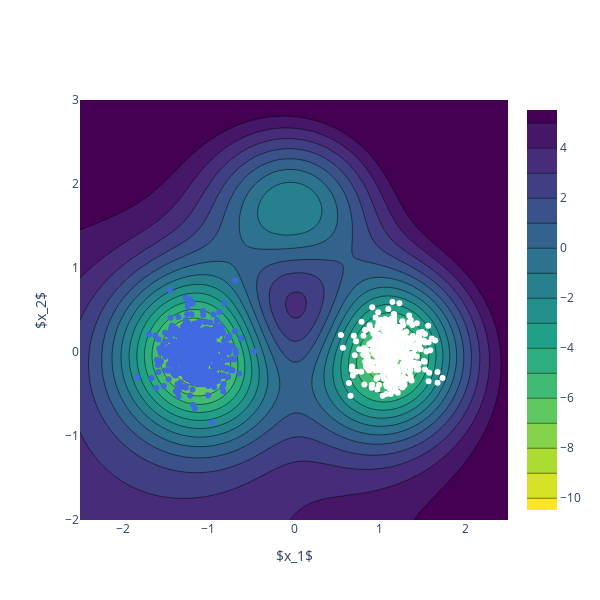

Notebook code for this chart:
### Code cell
# x_state_a, y_state_a = np.random.multivariate_normal([-1.8,0], [[0.05, 0],[0,1]], 900).T
# x_state_b, y_state_b = np.random.multivariate_normal([1.8,0], [[0.05, 0],[0,1]], 100).T

x_state_a, y_state_a = np.random.multivariate_normal([-1.15,0], [[0.04, 0],[0,0.05]], 600).T
x_state_b, y_state_b = np.random.multivariate_normal([1.15,0], [[0.04, 0],[0,0.05]], 400).T

fig = go.Figure()

fig.add_trace(
    go.Contour(
        z=E_illustrate,
        x=x_illustrate, 
        y=y_illustrate,
        reversescale = True,
        colorscale = "viridis",
        contours=dict(
            start=-10,
            end=5,
            size=1,
        ),
    )
)

fig.add_trace(
    go.Scatter(
        x=x_state_a,
        y=y_state_a,
        mode="markers",
        name='',
        marker_color="royalblue"
    ))

fig.add_trace(
    go.Scatter(
        x=x_state_b,
        y=y_state_b,
        mode="markers",
        name='',
        marker_color="white"
    ))

fig.update_layout(
    #title="Plot Title",
    width=600,
    height=600,
    xaxis_title="$x_1$",
    yaxis_title="$x_2$",
    xaxis = dict(
        tickmode = 'linear',
        tick0 = -3,
        dtick = 1
    )
)

fig.show()

### Figure 1 — Plotly figure (JSON) as saved in the notebook; plotly's stock layout.template omitted (floating-point values rounded to 4 significant figures; data arrays with more than 128 entries replaced by an {"elided": "..."} marker saying what was removed)
{"data": [{"colorscale": [[0, "#440154"], [0.1111, "#482878"], [0.2222, "#3e4989"], [0.3333, "#31688e"], [0.4444, "#26828e"], [0.5556, "#1f9e89"], [0.6667, "#35b779"], [0.7778, "#6ece58"], [0.8889, "#b5de2b"], [1, "#fde725"]], "contours": {"end": 5, "size": 1, "start": -10}, "reversescale": true, "type": "contour", "x": [-2.5, -2.449, -2.399, -2.348, -2.298, -2.247, -2.197, -2.146, -2.096, -2.045, -1.995, -1.944, -1.894, -1.843, -1.793, -1.742, -1.692, -1.641, -1.591, -1.54, -1.49, -1.439, -1.389, -1.338, -1.288, -1.237, -1.187, -1.136, -1.086, -1.035, -0.9848, -0.9343, -0.8838, -0.8333, -0.7828, -0.7323, -0.6818, -0.6313, -0.5808, -0.5303, -0.4798, -0.4293, -0.3788, -0.3283, -0.2778, -0.2273, -0.1768, -0.1263, -0.07576, -0.02525, 0.02525, 0.07576, 0.1263, 0.1768, 0.2273, 0.2778, 0.3283, 0.3788, 0.4293, 0.4798, 0.5303, 0.5808, 0.6313, 0.6818, 0.7323, 0.7828, 0.8333, 0.8838, 0.9343, 0.9848, 1.035, 1.086, 1.136, 1.187, 1.237, 1.288, 1.338, 1.389, 1.439, 1.49, 1.54, 1.591, 1.641, 1.692, 1.742, 1.793, 1.843, 1.894, 1.944, 1.995, 2.045, 2.096, 2.146, 2.197, 2.247, 2.298, 2.348, 2.399, 2.449, 2.5], "y": [-2, -1.949, -1.899, -1.848, -1.798, -1.747, -1.697, -1.646, -1.596, -1.545, -1.495, -1.444, -1.394, -1.343, -1.293, -1.242, -1.192, -1.141, -1.091, -1.04, -0.9899, -0.9394, -0.8889, -0.8384, -0.7879, -0.7374, -0.6869, -0.6364, -0.5859, -0.5354, -0.4848, -0.4343, -0.3838, -0.3333, -0.2828, -0.2323, -0.1818, -0.1313, -0.08081, -0.0303, 0.0202, 0.07071, 0.1212, 0.1717, 0.2222, 0.2727, 0.3232, 0.3737, 0.4242, 0.4747, 0.5253, 0.5758, 0.6263, 0.6768, 0.7273, 0.7778, 0.8283, 0.8788, 0.9293, 0.9798, 1.03, 1.081, 1.131, 1.182, 1.232, 1.283, 1.333, 1.384, 1.434, 1.485, 1.535, 1.586, 1.636, 1.687, 1.737, 1.788, 1.838, 1.889, 1.939, 1.99, 2.04, 2.091, 2.141, 2.192, 2.242, 2.293, 2.343, 2.394, 2.444, 2.495, 2.545, 2.596, 2.646, 2.697, 2.747, 2.798, 2.848, 2.899, 2.949, 3], "z": {"elided": "100x100 float values"}}, {"marker": {"color": "royalblue"}, "mode": "markers", "name": "", "type": "scatter", "x": {"elided": "600 float values"}, "y": {"elided": "600 float values"}}, {"marker": {"color": "white"}, "mode": "markers", "name": "", "type": "scatter", "x": {"elided": "400 float values"}, "y": {"elided": "400 float values"}}], "layout": {"height": 600, "width": 600, "xaxis": {"dtick": 1, "tick0": -3, "tickmode": "linear", "title": {"text": "$x_1$"}}, "yaxis": {"title": {"text": "$x_2$"}}}}
